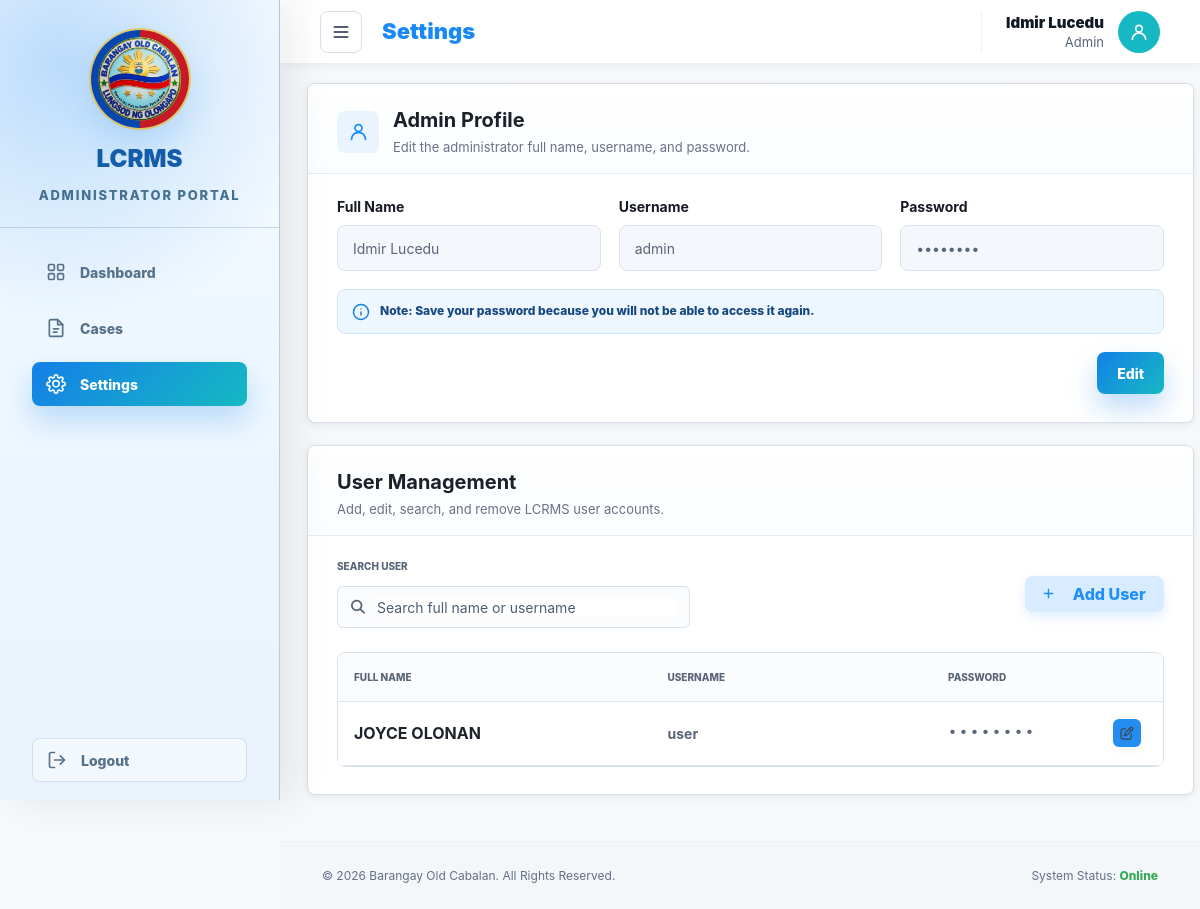
The app's page /admin/settings.php (signed in) with its own data.
### tables this page shows
CREATE TABLE IF NOT EXISTS `users` (
  `id` int unsigned NOT NULL AUTO_INCREMENT,
  `user_code` varchar(32) NOT NULL,
  `fullname` varchar(150) NOT NULL,
  `full_name` varchar(100) NOT NULL DEFAULT '0',
  `role` varchar(50) NOT NULL DEFAULT '0',
  `created_at` timestamp NOT NULL DEFAULT CURRENT_TIMESTAMP,
  `username` varchar(150) NOT NULL,
  `password` varchar(255) NOT NULL,
  PRIMARY KEY (`id`),
  UNIQUE KEY `username` (`username`),
  UNIQUE KEY `username_unique` (`username`),
  UNIQUE KEY `user_code_unique` (`user_code`)
);

### admin/models/UserModel.php (called while the page is built, shortened)
<?php
class UserModel
{
    public function __construct(private mysqli $conn)
    {
        mysqli_set_charset($this->conn, 'utf8mb4');
        $this->ensureTable();
        $this->ensureActivityLogTable();
    }
    public function list(string $search = ''): array
    {
        $users = [];
        if ($search !== '') {
            $like = '%' . $search . '%';
            $stmt = mysqli_prepare($this->conn, "SELECT id, user_code, fullname, username, role, created_at FROM users WHERE role = 'USER' AND (fullname LIKE ? OR username LIKE ?) ORDER BY id ASC");
            mysqli_stmt_bind_param($stmt, 'ss', $like, $like);
        } else {
            $stmt = mysqli_prepare($this->conn, "SELECT id, user_code, fullname, username, role, created_at FROM users WHERE role = 'USER' ORDER BY id ASC");
        }
        mysqli_stmt_execute($stmt);
        $result = mysqli_stmt_get_result($stmt);
        while ($row = mysqli_fetch_assoc($result)) {
            $users[] = $row;
        }
        return $users;
    }
    public function adminProfile(int $adminId = 0): ?array
    {
        if ($adminId > 0) {
            $stmt = mysqli_prepare($this->conn, "SELECT id, user_code, fullname, username, role, created_at FROM users WHERE id = ? AND role = 'ADMIN' LIMIT 1");
            mysqli_stmt_bind_param($stmt, 'i', $adminId);
        } else {
            $stmt = mysqli_prepare($this->conn, "SELECT id, user_code, fullname, username, role, created_at FROM users WHERE role = 'ADMIN' ORDER BY id ASC LIMIT 1");
        }
        mysqli_stmt_execute($stmt);
        $result = mysqli_stmt_get_result($stmt);
        $admin = $result ? mysqli_fetch_assoc($result) : null;
        return $admin ?: null;
    }
    private function ensureTable(): void
    {
        $sql = "CREATE TABLE IF NOT EXISTS users (
            id INT UNSIGNED NOT NULL AUTO_INCREMENT,
            user_code VARCHAR(32) NOT NULL UNIQUE,
            fullname VARCHAR(150) NOT NULL,
            username VARCHAR(150) NOT NULL UNIQUE,
            password VARCHAR(255) NOT NULL,
            role VARCHAR(50) NOT NULL DEFAULT 'USER',
            created_at TIMESTAMP NOT NULL DEFAULT CURRENT_TIMESTAMP,
            PRIMARY KEY (id)
        ) ENGINE=InnoDB DEFAULT CHARSET=utf8mb4";
        mysqli_query($this->conn, $sql);
        $this->migrateTable();
        $this->seedIfEmpty();
    }
    private function ensureActivityLogTable(): void
    {
        $sql = "CREATE TABLE IF NOT EXISTS activity_logs (
            id INT UNSIGNED NOT NULL AUTO_INCREMENT,
            action_type VARCHAR(50) NOT NULL,
            username_affected VARCHAR(150) NOT NULL,
            admin_username VARCHAR(150) NOT NULL,
            created_at TIMESTAMP NOT NULL DEFAULT CURRENT_TIMESTAMP,
            PRIMARY KEY (id),
            INDEX activity_logs_created_at_index (created_at)
        ) ENGINE=InnoDB DEFAULT CHARSET=utf8mb4";
        mysqli_query($this->conn, $sql);
        $columns = [
            'action_type' => "ALTER TABLE activity_logs ADD COLUMN action_type VARCHAR(50) NOT NULL DEFAULT 'USER_ACTION'",
            'username_affected' => "ALTER TABLE activity_logs ADD COLUMN username_affected VARCHAR(150) NOT NULL DEFAULT ''",
            'admin_username' => "ALTER TABLE activity_logs ADD COLUMN admin_username VARCHAR(150) NOT NULL DEFAULT ''",
            'created_at' => "ALTER TABLE activity_logs ADD COLUMN created_at TIMESTAMP NOT NULL DEFAULT CURRENT_TIMESTAMP",
        ];
        foreach ($columns as $column => $alterSql) {
            if (!$this->columnExists($column, 'activity_logs')) {
                mysqli_query($this->conn, $alterSql);
            }
        }
    }
    private function seedIfEmpty(): void
    {
        $result = mysqli_query($this->conn, 'SELECT COUNT(*) AS total FROM users');
        $row = $result ? mysqli_fetch_assoc($result) : ['total' => 0];
        if ((int) $row['total'] !== 0) {
            return;
        }
    }
    private function migrateTable(): void
    {
        if (!$this->columnExists('id')) {
            if ($this->columnExists('user_id')) {
                mysqli_query($this->conn, 'ALTER TABLE users CHANGE user_id id INT UNSIGNED NOT NULL AUTO_INCREMENT');
            } else {
                mysqli_query($this->conn, 'ALTER TABLE users ADD COLUMN id INT UNSIGNED NOT NULL AUTO_INCREMENT PRIMARY KEY FIRST');
            }
        }
        $columns = [
            'user_code' => "ALTER TABLE users ADD COLUMN user_code VARCHAR(32) NULL AFTER id",
            'fullname' => "ALTER TABLE users ADD COLUMN fullname VARCHAR(150) NULL AFTER user_code",
            'username' => "ALTER TABLE users ADD COLUMN username VARCHAR(150) NULL AFTER fullname",
            'password' => "ALTER TABLE users ADD COLUMN password VARCHAR(255) NULL AFTER username",
            'role' => "ALTER TABLE users ADD COLUMN role VARCHAR(50) NOT NULL DEFAULT 'USER' AFTER password",
            'created_at' => "ALTER TABLE users ADD COLUMN created_at TIMESTAMP NOT NULL DEFAULT CURRENT_TIMESTAMP AFTER role",
        ];
        foreach ($columns as $column => $alterSql) {
            if (!$this->columnExists($column) && !mysqli_query($this->conn, $alterSql)) {
                $fallbackSql = preg_replace('/\s+AFTER\s+[a-zA-Z0-9_]+$/', '', $alterSql);
                mysqli_query($this->conn, $fallbackSql);
            }
        }
        if ($this->columnExists('name')) {
            mysqli_query($this->conn, "UPDATE users SET fullname = UPPER(name) WHERE fullname IS NULL OR fullname = ''");
        }
        mysqli_query($this->conn, "UPDATE users SET fullname = UPPER(username) WHERE (fullname IS NULL OR fullname = '') AND username IS NOT NULL AND username <> ''");
        mysqli_query($this->conn, "UPDATE users SET role = 'USER' WHERE role IS NULL OR role = ''");
        mysqli_query($this->conn, "UPDATE users SET role = 'ADMIN' WHERE UPPER(role) = 'SUPER ADMINISTRATOR'");
        mysqli_query($this->conn, "UPDATE users SET role = 'USER' WHERE UPPER(role) NOT IN ('USER', 'ADMIN')");
        $passwordHash = password_hash('lcrms123', PASSWORD_DEFAULT);
        $stmt = mysqli_prepare($this->conn, "UPDATE users SET password = ? WHERE password IS NULL OR password = ''");
        $result = mysqli_query($this->conn, "SELECT id FROM users WHERE user_code IS NULL OR user_code = '' ORDER BY id ASC");
        mysqli_query($this->conn, 'ALTER TABLE users MODIFY user_code VARCHAR(32) NOT NULL');
        mysqli_query($this->conn, 'ALTER TABLE users MODIFY fullname VARCHAR(150) NOT NULL');
        mysqli_query($this->conn, 'ALTER TABLE users MODIFY username VARCHAR(150) NOT NULL');
        mysqli_query($this->conn, 'ALTER TABLE users MODIFY password VARCHAR(255) NOT NULL');
        mysqli_query($this->conn, 'ALTER TABLE users ADD UNIQUE KEY user_code_unique (user_code)');
        mysqli_query($this->conn, 'ALTER TABLE users ADD UNIQUE KEY username_unique (username)');
    }
    private function columnExists(string $column, string $table = 'users'): bool
    {
        $column = mysqli_real_escape_string($this->conn, $column);
        $table = mysqli_real_escape_string($this->conn, $table);
        $result = mysqli_query($this->conn, "SHOW COLUMNS FROM `{$table}` LIKE '{$column}'");
        return (bool) mysqli_fetch_assoc($result);
    }
}

### admin/settings.php (the view, shortened to what this page needs)
<?php
require_once __DIR__ . '/../db_connect.php';
require_once __DIR__ . '/models/UserModel.php';
$userModel = new UserModel($conn);
$initialUsers = $userModel->list();
$initialAdminProfile = $userModel->adminProfile((int) ($_SESSION['admin_id'] ?? $_SESSION['user_id'] ?? $_SESSION['account_id'] ?? 0));
$initialUsersJson = htmlspecialchars(json_encode($initialUsers, JSON_HEX_APOS | JSON_HEX_QUOT | JSON_HEX_TAG | JSON_HEX_AMP), ENT_QUOTES, 'UTF-8');
?>
<!DOCTYPE html>
<html lang="en">
<head>
    <link rel="stylesheet" href="https://cdnjs.cloudflare.com/ajax/libs/font-awesome/6.5.2/css/all.min.css">
    <link rel="stylesheet" href="../assets/css/admin.css?v=<?php echo filemtime(__DIR__ . '/../assets/css/admin.css'); ?>">
</head>
<body>
    <div class="admin-layout admin-settings-layout">
        <?php include '../includes/admin_nav.php'; ?>
        <div class="admin-content">
            <?php include '../includes/admin_header.php'; ?>
            <main class="admin-main users-main" data-user-management data-user-api="users_api.php" data-initial-users="<?php echo $initialUsersJson; ?>">
                <section class="admin-profile-card" aria-labelledby="adminProfileTitle">
                    <div class="admin-profile-card-head">
                        <span class="admin-profile-card-icon" aria-hidden="true">
                            <svg viewBox="0 0 24 24">
                                <path d="M20 21a8 8 0 0 0-16 0"></path>
                                <circle cx="12" cy="8" r="4"></circle>
                            </svg>
                        </span>
                        <div>
                            <h2 id="adminProfileTitle">Admin Profile</h2>
                            <p>Edit the administrator full name, username, and password.</p>
                        </div>
                    </div>
                    <form class="settings-form admin-profile-form" action="#" method="post" data-admin-profile-form novalidate>
                        <div class="admin-form-group">
                            <label for="adminProfileFullname">Full Name</label>
                            <input id="adminProfileFullname" type="text" autocomplete="name" value="<?php echo htmlspecialchars((string) ($initialAdminProfile['fullname'] ?? '')); ?>" data-admin-profile-fullname required readonly tabindex="-1">
                        </div>
                        <div class="admin-form-group">
                            <label for="adminProfileUsername">Username</label>
                            <input id="adminProfileUsername" type="text" autocomplete="username" value="<?php echo htmlspecialchars((string) ($initialAdminProfile['username'] ?? '')); ?>" data-admin-profile-username required readonly tabindex="-1">
                        </div>
                        <div class="admin-form-group">
                            <label for="adminProfilePassword">Password</label>
                            <input id="adminProfilePassword" type="text" autocomplete="new-password" value="&bull;&bull;&bull;&bull;&bull;&bull;&bull;&bull;" data-password-unchanged="true" data-admin-profile-password readonly tabindex="-1">
                        </div>
                        <p class="form-info-alert admin-password-note">
                            <svg viewBox="0 0 24 24" aria-hidden="true"><circle cx="12" cy="12" r="10"></circle><path d="M12 16v-4M12 8h.01"></path></svg>
                            <span>Note: Save your password because you will not be able to access it again.</span>
                        </p>
                        <div class="admin-profile-actions">
                            <button class="admin-primary-button compact" type="submit" data-admin-profile-submit>Edit</button>
                        </div>
                    </form>
                </section>
                <section class="user-management-card" aria-labelledby="userSearchLabel">
                    <div class="user-management-card-head">
                        <div>
                            <h2>User Management</h2>
                            <p>Add, edit, search, and remove LCRMS user accounts.</p>
                        </div>
                    </div>
                    <div class="user-management-toolbar">
                        <div class="user-search-block">
                            <label id="userSearchLabel" for="userSearch">Search User</label>
                            <div class="admin-search-field user-search-field">
                                <i class="fa-solid fa-magnifying-glass" aria-hidden="true"></i>
                                <input id="userSearch" type="search" placeholder="Search full name or username" data-user-search>
                            </div>
                        </div>
                        <button class="user-create-button" type="button" data-open-user-modal>
                            <i class="fa-solid fa-plus" aria-hidden="true"></i>
                            <span>Add User</span>
                        </button>
                    </div>
                    <div class="user-table-frame" data-user-table-frame <?php echo $initialUsers === [] ? 'hidden' : ''; ?>>
                        <div class="admin-table-wrap user-table-wrap">
                            <table class="user-management-table">
                                <thead>
                                    <tr>
                                        <th scope="col">Full Name</th>
                                        <th scope="col">Username</th>
                                        <th scope="col">Password</th>
                                    </tr>
                                </thead>
                                <tbody data-user-table-body>
                                    <?php foreach ($initialUsers as $user): ?>
                                        <tr class="user-management-row" data-user-row data-user-id="<?php echo htmlspecialchars((string) $user['id']); ?>" tabindex="0" role="button" aria-label="Edit <?php echo htmlspecialchars((string) $user['fullname']); ?>">
                                            <td><?php echo htmlspecialchars((string) $user['fullname']); ?></td>
                                            <td><?php echo htmlspecialchars((string) $user['username']); ?></td>
                                            <td>
                                                <div class="user-password-cell">
                                                    <span class="password-mask" aria-label="Password hidden">&bull;&bull;&bull;&bull;&bull;&bull;&bull;&bull;</span>
                                                    <button class="user-action-button edit" type="button" data-user-action="edit" data-user-id="<?php echo htmlspecialchars((string) $user['id']); ?>" aria-label="Edit <?php echo htmlspecialchars((string) $user['fullname']); ?>">
                                                        <i class="fa-regular fa-pen-to-square" aria-hidden="true"></i>
                                                    </button>
                                                </div>
                                            </td>
                                        </tr>
                                    <?php endforeach; ?>
                                </tbody>
                            </table>
                        </div>
                    </div>
                </section>
            </main>
            <?php include '../includes/admin_footer.php'; ?>
        </div>
    </div>
</body>
</html>

### records on screen
users: fullname "Idmir Lucedu", username "admin"
users: fullname "JOYCE OLONAN", username "user"

### other values on screen
$item['label'] "Dashboard"
$item['label'] "Cases"
$item['label'] "Settings"
$pageTitle "Settings"
$adminName "Idmir Lucedu"
$adminRole "Admin"
